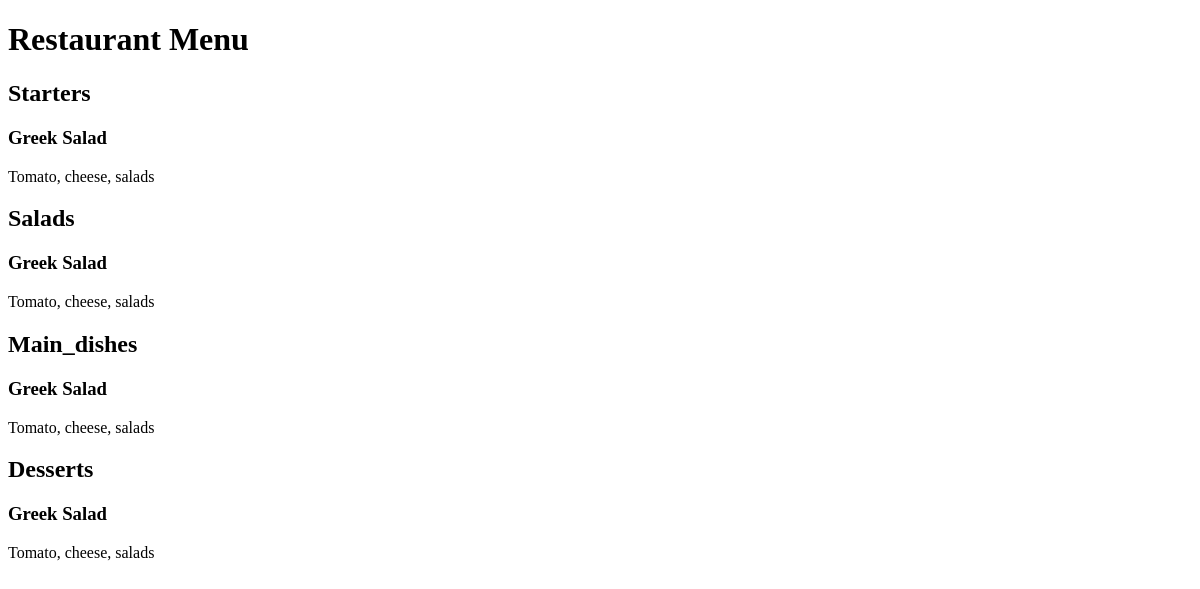
Before: / with the older database file.
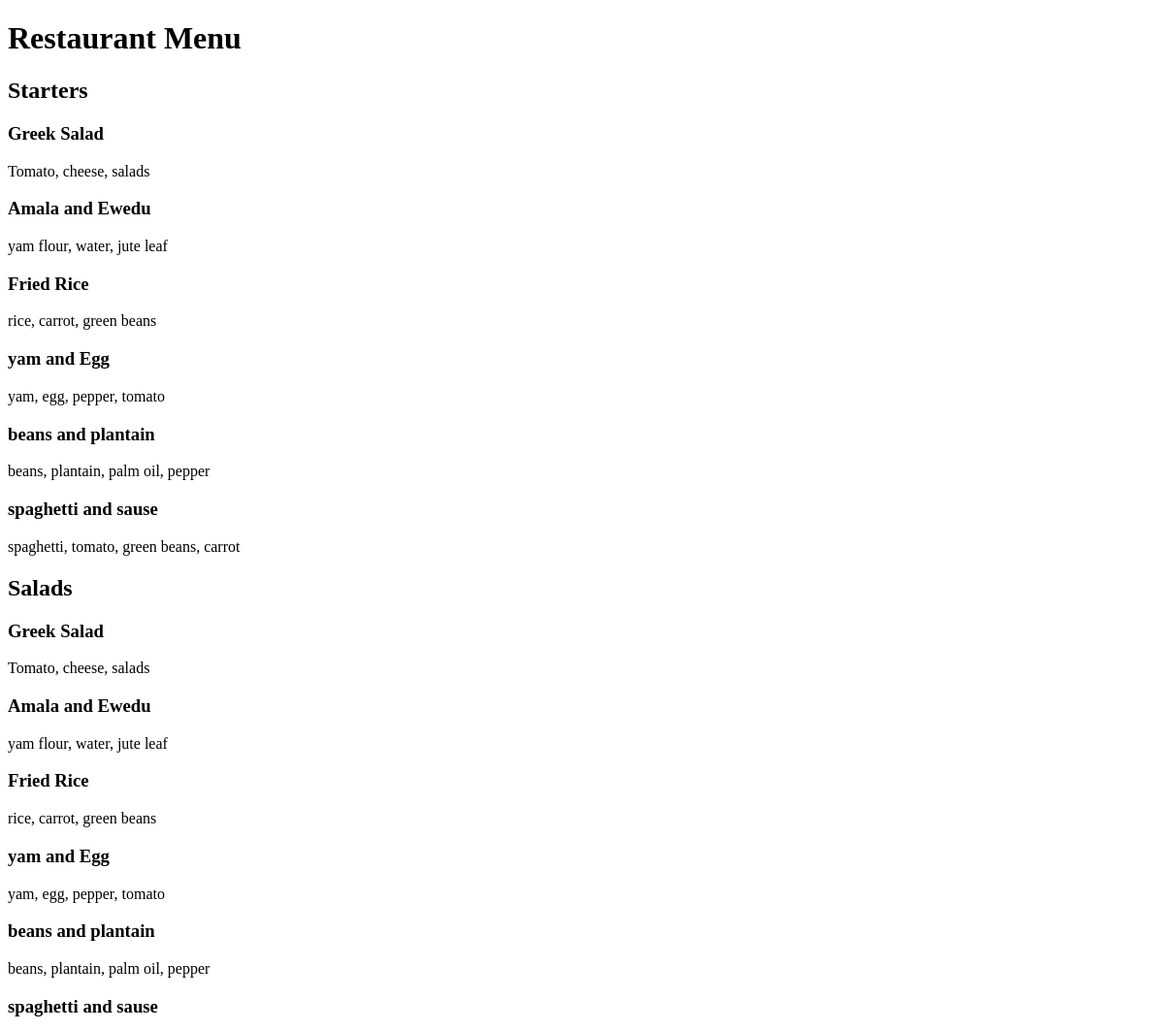
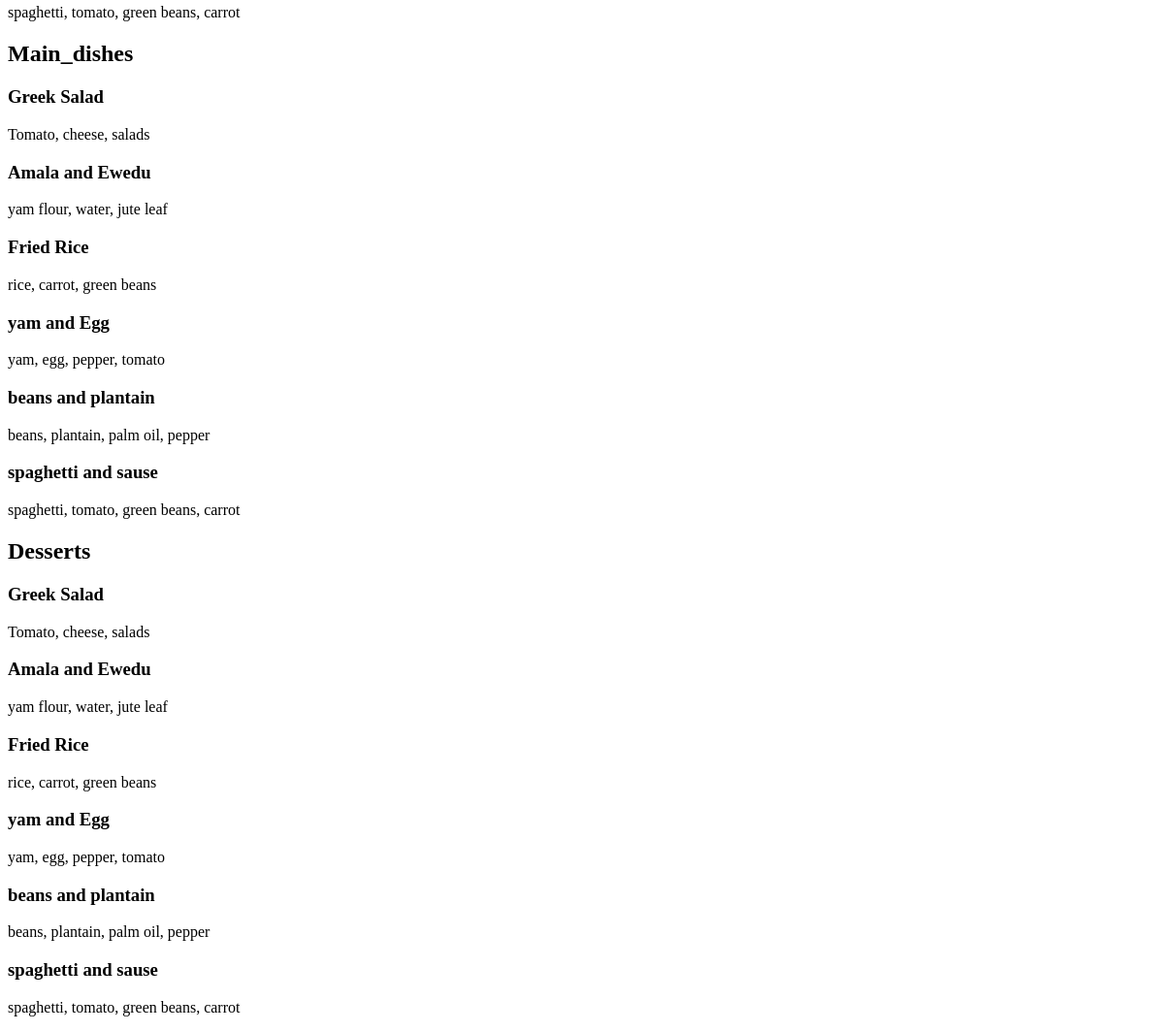
After: the same page with the newer database file (2 pictures, top to bottom).
### restaurant_menu/models.py (models this page shows, shortened)
class Item(models.Model):
    meal = models.CharField(max_length=1000, unique=True)
    description = models.CharField(max_length=2000)
    price = models.DecimalField(max_digits=10, decimal_places=2)
    meal_type = models.CharField(max_length=200, choices=MEAL_TYPE)
    author = models.ForeignKey(User, on_delete=models.PROTECT)
    status = models.IntegerField(choices=STATUS, default=0)
    date_created = models.DateTimeField(auto_now_add=True)
    date_updated = models.DateTimeField(auto_now=True)

### restaurant_menu/views.py (the view)
# urls.py: path('', views.MenuList.as_view(), name='home')
class MenuList(generic.ListView):
    queryset = Item.objects.order_by("date_created")
    template_name = "index.html"
    def get_context_data(self, **kwargs):
        context = super().get_context_data(**kwargs)
        context["meals"] = MEAL_TYPE
        return context

### restaurant_menu/templates/index.html (shortened to what this page needs)
<!DOCTYPE html>
<html lang="en">
<head>
</head>
<body>
    <h1>Restaurant Menu</h1>
    {% for meal in meals %}
    <h2>{{ meal.1 }}</h2>
    {% for row in item_list %}
    <h3>{{ row.meal }}</h3>
    <p>{{ row.description }}</P>
    {% endfor %}
    {% endfor %}
</body>
</html>

Changed rows visible on the page:
added Item: meal "Amala and Ewedu", description "yam flour, water, jute leaf"
added Item: meal "Fried Rice", description "rice, carrot, green beans"
added Item: meal "yam and Egg", description "yam, egg, pepper, tomato"
added Item: meal "beans and plantain", description "beans, plantain, palm oil, pepper"
added Item: meal "spaghetti and sause", description "spaghetti, tomato, green beans, carrot"
